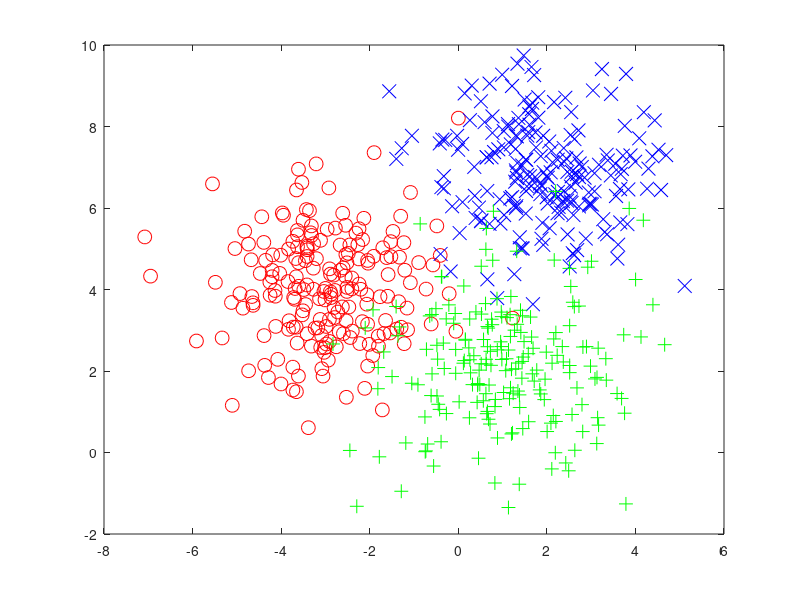

The MATLAB script that drew this image: (Note: this script raises an error after producing the figure.)
clc;
close all;
clear all;

% A.) Generate a 2D uncorrelated Gaussian distributed training dataset
samples = 200;
Mean1 = [-3; 4];
Std1 = 1.25;
Mean2 = [2; 7];
Std2 = 1.25;
Mean3 = [1; 2];
Std3 = 1.5;
data1 = Std1 * randn(2, samples) + repmat(Mean1, 1, samples);
data2 = Std2 * randn(2, samples) + repmat(Mean2, 1, samples);
data3 = Std3 * randn(2, samples) + repmat(Mean3, 1, samples);
figure;
plot(data1(1, :), data1(2,:),'ro', 'MarkerSize', 10);
hold on;
plot(data2(1,:), data2(2,:), 'bx', 'MarkerSize', 10);
hold on;
plot(data3(1,:), data3(2,:), 'g+', 'MarkerSize', 10);
legend('Dataset 1', 'Dataset 2', 'Dataset 3', 'location', 'NW'); 
title('Original Dataset');
hold off;
xlabel('x-value');
ylabel('y-value');
xlim([-6 6]);
ylim([-2 12]);
grid on;

% B.) Concatenate the training datasets into a single dataset.
trainData = [data1 data2 data3];
figure;
plot(trainData(1, :), trainData(2,:), 'b.', 'MarkerSize', 10);
legend('Train Dataset','location', 'NW'); %'best');
title('Merged Dataset');
xlabel('x-value');
ylabel('y-value');
xlim([-6 6]);
ylim([-2 12]);
grid on;

% C.) Implement Kmeans clustering from first principles
X = trainData';
K = 3;
max_iterations = 10; %5;
% randomly assign the K data points as the initial "centroids" of the K clusters
%centroids = initCentroids(X,K);

% 1111111111111111111111111 initCentroids 1111111111111111111111111 %
centroids = zeros(K, size(X,2));
randidx = randperm(size(X,1)); %random permutation of the integers of 1:N (here N is the sample size of X).
centroids = X(randidx(1:K), :); % centroids are datapoints corresponding to those random K positions.
% 1111111111111111111111111 1111111111111 1111111111111111111111111 %

sumD = zeros(K,1);

for i = 1:max_iterations
    %indices = getClosestCentroids(X, centroids); % reassign the indices to the relevant clusters
    
    % 2222222222222222222222222 getClosestCentroids 2222222222222222222222222 %
    %for each datapoint x, calculate which cluster it belongs to, and put
    %result in the indices matrix (Nx1), e.g. for 1st datapoint, indices(1) can be 1 or 2 (for 2 clusters).  
    K = size(centroids, 1);
    indices = zeros(size(X,1), 1);
    m = size(X,1);

    for p = 1:m %for loop to go through all data points
        k = 1;
       % min_dist = sum((X(i,:) - centroids(1,:)) .^ 2); 
       % there are two ways to calculate min_dist
       min_dist = (X(p,:) - centroids(1,:)) * (X(p,:) - centroids(1,:))';
        for j = 2:K
            dist = sum((X(p,:) - centroids(j,:)) .^ 2);
            if (dist < min_dist)
                min_dist = dist;
                k = j; % k is the cluster the datapoint belongs to
            end
        end
        indices(p) = k;
    end
    % 2222222222222222222222222 2222222222222222222 2222222222222222222222222 %
        
    %[centroids, distances] = computCentroidsandDistances(X, indices, K); % recalculate centroids, and distances among all clusters
    
    % 3333333333333333333333333 computCentroidsandDistances 3333333333333333333333333 %
    %calculate centroids of each cluster, and sum of distances within each cluster
    [m n] =size(X);
    centroids = zeros(K,n);
    distances = 0;

    for q = 1:K
        xi = X(indices == q, :);
        ck = size(xi, 1);
        %centroids(i, :) = (1/ck)*[sum(xi(:,1)) sum(xi(:,2))];
        centroids(q,:) = mean(xi);
        %d = 0; % distance =0
        %for j = 1:ck
            %d = d + sqrt(sum((xi(j,:) - centroids(i,:)).^2)); %this is the
            %distance within a cluster
        %end
        %distances1 = d + distances1; %this is sum of distances among all clusters.
        t = (xi - mean(xi)).^2;
       distances = distances + sum(sqrt(t(:,1) + t(:,2))); %this is to calculate the sum of distances among all clusters
    end
    % 3333333333333333333333333 333333333333333333333333333 3333333333333333333333333 %
    
    sumD(i) = distances; 
end

%idx = kmeans (X, K); %this is to use kmeans function to calculate the indices for each cluster
figure;
plot(sumD, 'bo-', 'linewidth',2);
title('Overall distances vs. number of iterations');
xlabel('Iterations');
ylabel('Overall distances');
grid on;

figure;
message = sprintf('KMeans Clustering (MaxIterations = %d)', max_iterations);
plot(trainData(1, indices == 1),trainData(2, indices == 1),'r.', 'MarkerSize', 10);% for 1st cluster
hold on;
plot(trainData(1, indices == 2), trainData(2, indices == 2), 'b.', 'MarkerSize', 10); %for 2nd cluster
hold on;
plot(trainData(1, indices == 3), trainData(2, indices == 3), 'g.', 'MarkerSize', 10); %for 3rd cluster
hold on;
plot(centroids(1,1), centroids(1,2),'kx', 'MarkerSize',15,'LineWidth', 3); %for the 1st centroid
hold on;
plot(centroids(2,1), centroids(2,2),'kx', 'MarkerSize', 15, 'LineWidth', 3); %for the 2nd centroid
hold on;
plot(centroids(3,1), centroids(3,2),'kx', 'MarkerSize', 15, 'LineWidth', 3); %for the 3rd centroid
legend('Cluster 1', 'Cluster 2', 'Cluster 3', 'Centroids', 'location', 'NW'); %'best');
title(message);
hold off;
xlabel('x-value');
ylabel('y-value');
xlim([-6 6]);
ylim([-2 12]);
grid on;



